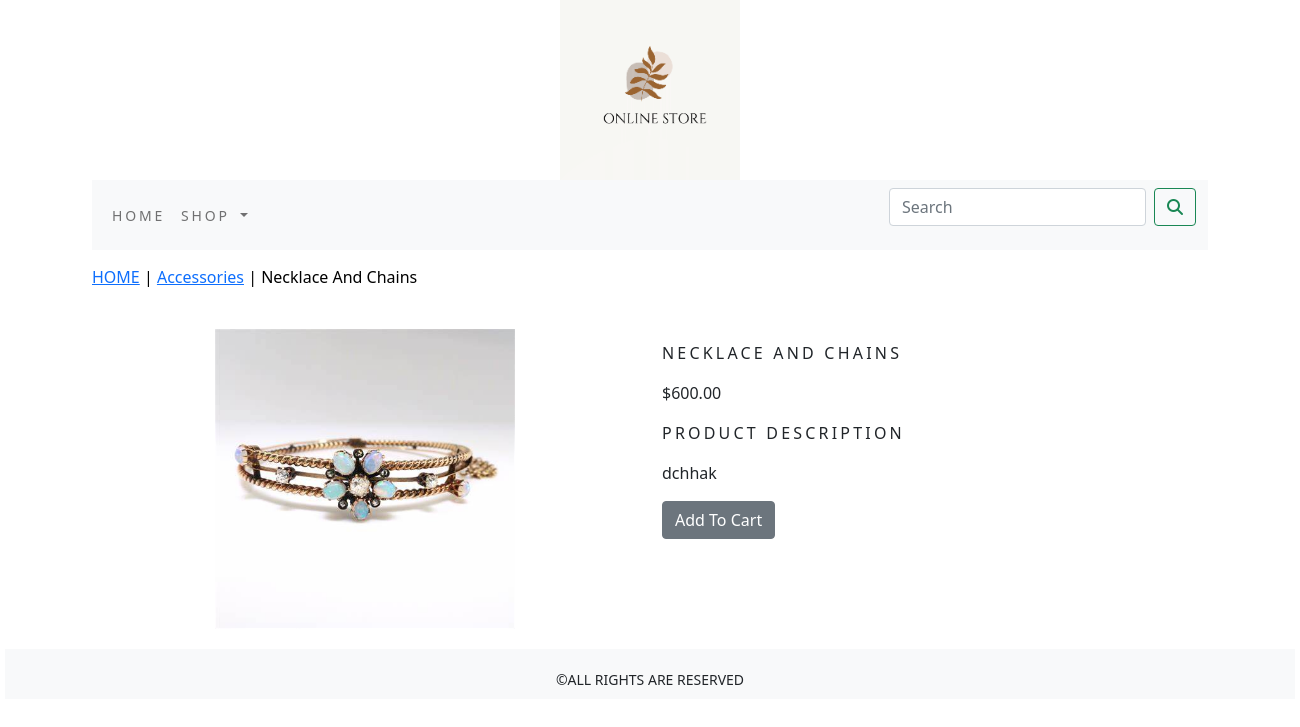
Screenshot of /shop/accessories/necklace-and-chains/ with the database file from the repository.
### shop/models.py (models this page shows, shortened)
class Product(models.Model):
    name=models.CharField(max_length=250,unique=True)
    slug=models.SlugField(max_length=250, unique=True)
    description=models.TextField(blank=True)
    price=models.DecimalField(max_digits=10,decimal_places=2)
    category=models.ForeignKey(Category,on_delete=models.CASCADE)
    image=models.ImageField(upload_to='product',blank=True)
    stock=models.IntegerField()
    available=models.BooleanField(default=True)
    created=models.DateTimeField(auto_now_add=True)
    updated=models.DateTimeField(auto_now=True)
    class Meta:
        ordering=('name',)
        verbose_name='product'
        verbose_name_plural='products'

class Category(models.Model):
    name=models.CharField(max_length=250,unique=True)
    slug=models.SlugField(max_length=250, unique=True)
    description=models.TextField(blank=True)
    image=models.ImageField(upload_to='category',blank=True)
    class Meta:
        ordering=('name',)
        verbose_name='category'
        verbose_name_plural='categories'
    def get_url(self):
       return reverse('shop:product_by_category',args=[self.slug])
    def __str__(self):
        return '{}'.format(self.name)

### shop/views.py (the view)
# urls.py: path('<slug:c_slug>/<slug:product_slug>/',views.proDetail,name='prodCatdetail'),
def proDetail(request,c_slug,product_slug):
    try:
        product=Product.objects.get(category__slug=c_slug,slug=product_slug)
    except Exception as e:
        raise e
    return render(request,'product.html',{'product':product})

### cart/context_processors.py (called while the page is built)
def counter(request):
    item_count=0
    if 'admin' in request.path:
        return {}
    else:
        try:
            cart=Cart.objects.filter(cart_id=_cart_id(request))
            car_items=CartItem.objects.all().filter(cart=cart[:1])
            for cart_item in car_items:
                item_count += cart_item.quantity
        except Cart.DoesNotExist:
            item_count=0
        return dict(item_count=item_count)

### cart/views.py (called while the page is built)
def _cart_id(request):
    cart=request.session.session_key
    if not cart:
        cart=request.session.create()
    return cart

### shop/context_processors.py (called while the page is built)
def menu_links(request):
    links=Category.objects.all()
    return dict(links=links)

### templates/product.html (shortened to what this page needs)
{% extends 'base.html' %}
{% load static %}
{% block content %}
<div class="row my_prod_row_class">
    <div class="mx_auto">
        <p><a href="{% url 'shop:allProdCat' %}">HOME</a> | <a href="{{product.category.get_url}}">{{product.category}}</a> | {{product.name}}</p>
    </div>
<div class="container">
    <br>
<div class="row">
    <div class="col-12 col-sm-12 col-md-12 col-lg-6 text-center" >
        <div>
              <img src="{{product.image.url}}" alt="{{product.name}}" style="width:300px; height:300px;" >
        </div>
     </div>
         <div class="col-12 col-sm-12 col-md-12 col-lg-6 ">
                    <h1 class="my_prod_tittle">{{product.name}}</h1>
                    <p>${{product.price}}</p>
                     <p class="my_tittle">Product Description</p>
                     <p class="text-justify my_prod_text">{{product.description}}</p>
                     {% if product.stock <= 0 %}
                            <p class="text-justify my_prod_text"><b>Out Of Stock</b></p>
                     {% else %}
                           <a class="btn btn-secondary" href="{% url 'cart:add_cart' product.id %}">Add To Cart</a>
                     {% endif %}
          </div>
</div>
     </div>
</div>
{% endblock %}

### static/css/custom.css (style rules this page uses)
body { font-family: 'Roboto', sans-serif; }
.my_tittle { font-size:16px; text-transform:uppercase; letter-spacing:.2em; }
.my_prod_row_class { padding-top:15px; padding-bottom:20px; }
.my_prod_row_class .mx_auto { color:#000; font-size:16px; text-decoration:none; }
.my_prod_tittle { font-size:16px; text-transform:uppercase; letter-spacing:.2em; padding-top:15px; padding-bottom:10px; }
.my_prod_text { padding-right:20px; }

### rows the page displays
Product: category "Accessories", name "Necklace And Chains", image (picture), name "NECKLACE AND CHAINS", price "600.00", description "dchhak"
